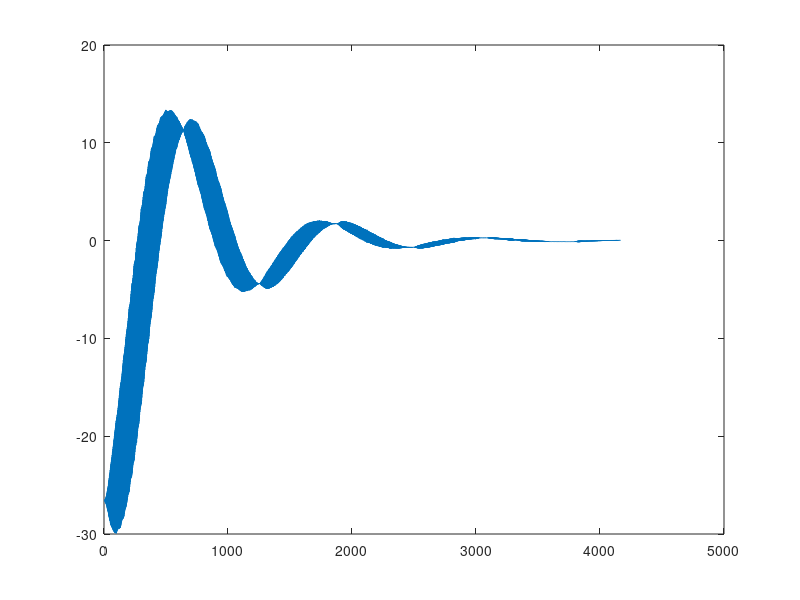

Recreate this plot in MATLAB.
K = [-93.1726   -8.4440  -21.5335   -4.7909;
     -17.7032  -34.4521   -6.6227  -20.5367];
 
 
Q = load("Q.txt");
dQ = load("dQ.txt");

dim = max(size(Q));

u = zeros(2,dim);

for i = 1:dim
    u(:,i) = K*[Q(i,1);Q(i,4);dQ(i,1);dQ(i,4)];
end

figure()
plot(u(1,:))